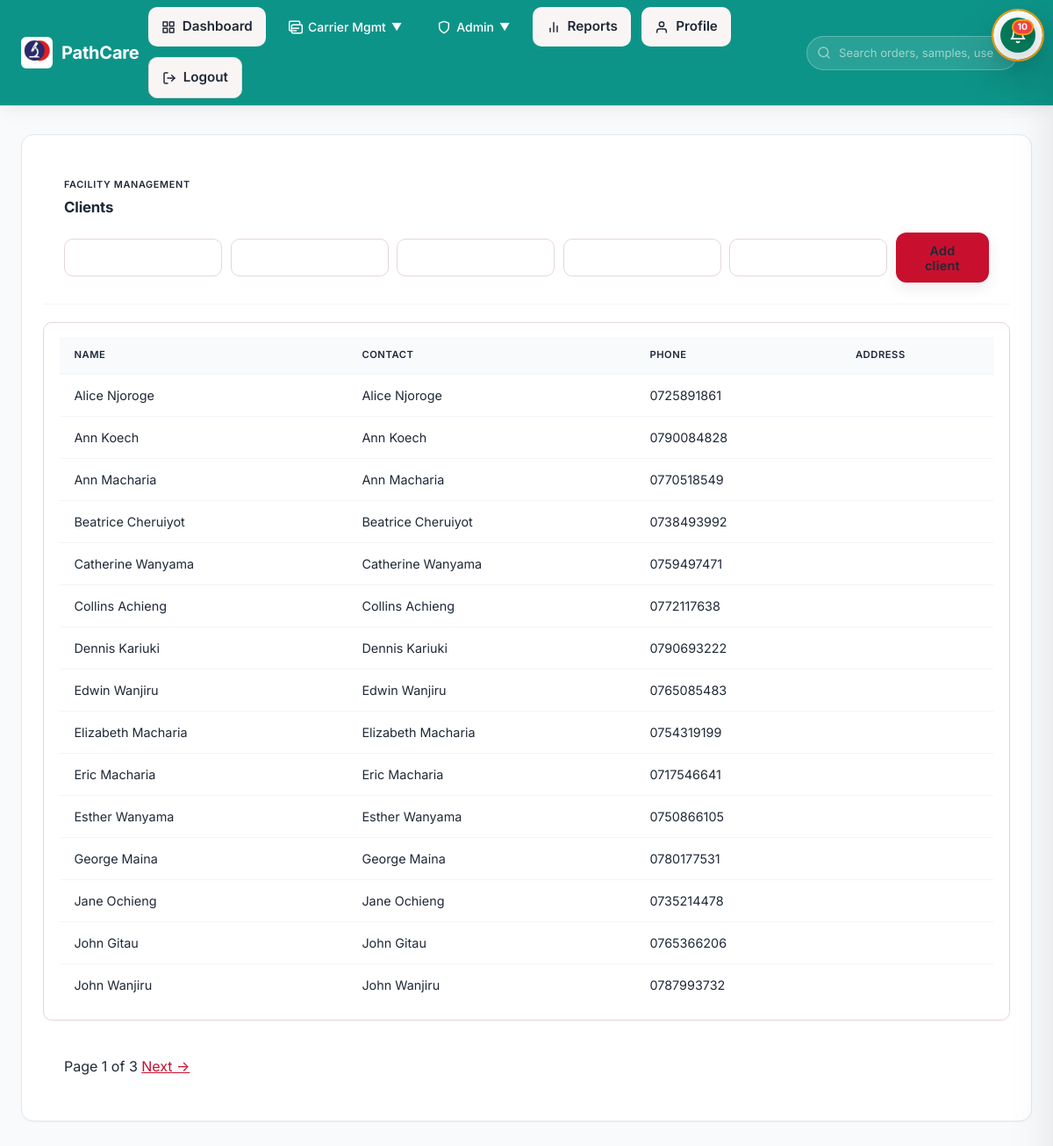
Screenshot of /clients/ (signed in) with the database file from the repository.
### tracking/models.py (models this page shows, shortened)
class Client(models.Model):
    id = models.UUIDField(primary_key=True, default=uuid.uuid4, editable=False)
    name = models.CharField(max_length=255)
    contact_name = models.CharField(max_length=255, blank=True)
    contact_phone = models.CharField(max_length=32)
    contact_email = models.EmailField(blank=True)
    address = models.CharField(max_length=255)
    latitude = models.FloatField(null=True, blank=True)
    longitude = models.FloatField(null=True, blank=True)
    default_facility = models.ForeignKey(
        'core.Facility',
        on_delete=models.SET_NULL,
        null=True,
        blank=True,
        related_name='clients',
        help_text="Default facility for this client's pickups"
    )
    is_active = models.BooleanField(default=True)
    created_at = models.DateTimeField(auto_now_add=True)

### tracking/views.py (the view)
# urls.py: path("clients/", views.client_list, name="client_list"),
@role_required("super_admin", "dispatcher")
def client_list(request):
    clients = Client.objects.filter(is_active=True).order_by("name")
    page = request.GET.get("page", 1)
    paginator = Paginator(clients, 15)
    clients = paginator.get_page(page)
    query_params = request.GET.copy()
    if "page" in query_params:
        del query_params["page"]
    return render(request, "tracking/client_list.html", {
        "clients": clients,
        "form": ClientForm(),
        "page_obj": clients,
        "querystring": query_params.urlencode(),
    })

### tracking/forms.py
class ClientForm(forms.ModelForm):
    class Meta:
        model = Client
        fields = ["name", "contact_name", "contact_phone", "contact_email", "address"]

### tracking/context_processors.py (called while the page is built)
def notifications(request):
    if not request.user.is_authenticated:
        return {}
    try:
        unread = Notification.objects.filter(user=request.user, is_read=False).count()
        recent = Notification.objects.filter(user=request.user).order_by("-created_at")[:10]
        return {"notifications_unread_count": unread, "notifications_list": recent}
    except Exception:
        return {}

### tracking/templates/tracking/client_list.html (shortened to what this page needs)
{% extends "tracking/base.html" %}
{% block content %}
<section class="panel">
  <div class="panel-header">
    <div>
      <p class="eyebrow">Facility management</p>
      <h2>Clients</h2>
    </div>
    <form method="post" action="{% url 'tracking:client_create' %}" class="inline-form">
      {{ form.name }}
      {{ form.contact_name }}
      {{ form.contact_phone }}
      {{ form.contact_email }}
      {{ form.address }}
      <button class="button primary" type="submit">Add client</button>
    </form>
  </div>
  {% if clients %}
    <div class="table-card">
      <table>
        <thead><tr><th>Name</th><th>Contact</th><th>Phone</th><th>Address</th></tr></thead>
        <tbody>
          {% for client in clients %}
            <tr>
              <td>{{ client.name }}</td>
              <td>{{ client.contact_name }}</td>
              <td>{{ client.contact_phone }}</td>
              <td>{{ client.address }}</td>
            </tr>
          {% endfor %}
        </tbody>
      </table>
    </div>
    {% if page_obj.has_other_pages %}
      <div class="pagination">
        <span>Page {{ page_obj.number }} of {{ page_obj.paginator.num_pages }}</span>
        {% if page_obj.has_next %}
          <a href="?{% if querystring %}{{ querystring }}&{% endif %}page={{ page_obj.next_page_number }}">Next →</a>
        {% endif %}
      </div>
    {% endif %}
  {% else %}
    <p class="empty-state">No clients yet.</p>
  {% endif %}
</section>
{% endblock %}

### tracking/templates/tracking/base.html (style rules this page uses)
:root { --color-primary: #0d9488; --color-primary-hover: #0f766e; --color-primary-soft: #f0fdfa; --color-primary-border: #99f6e4; --color-primary-ink: #115e59; --color-surface: #ffffff; --color-surface-alt: #f8fafc; --color-surface-raised: #ffffff; --color-text: #0f172a; --color-text-secondary: #475569; --color-text-muted: #94a3b8; --color-border: #e2e8f0; --color-border-light: #f1f5f9; --color-danger: #ef4444; --color-danger-soft: #fef2f2; --color-warning: #f59e0b; --color-warning-soft: #fffbeb; --color-success: #10b981; --color-success-soft: #ecfdf5; --color-info: #3b82f6; --color-info-soft: #eff6ff; --space-xs: 4px; --space-sm: 8px; --space-md: 16px; --space-lg: 24px; --space-xl: 32px; --space-2xl: 48px; --radius-sm: 6px; --radius-md: 10px; --radius-lg: 14px; --radius-xl: 20px; --radius-full: 9999px; --shadow-sm: 0 1px 2px rgba(0,0,0,.04); --shadow-md: 0 4px 12px rgba(0,0,0,.06); --shadow-lg: 0 12px 32px rgba(0,0,0,.08); --shadow-xl: 0 24px 48px rgba(0,0,0,.10); --shadow-nav: 0 2px 20px rgba(0,0,0,.08); --ease-out: cubic-bezier(0.16, 1, 0.3, 1); --ease-in-out: cubic-bezier(0.65, 0, 0.35, 1); --duration-fast: 150ms; --duration-normal: 250ms; --duration-slow: 400ms; --font-sans: 'Inter', system-ui, -apple-system, sans-serif; }
*, *::before, *::after { margin: 0; padding: 0; box-sizing: border-box; }
html { font-family: var(--font-sans); -webkit-font-smoothing: antialiased; -moz-osx-font-smoothing: grayscale; -webkit-tap-highlight-color: transparent; scroll-behavior: smooth; scroll-padding-top: 80px; }
body { background: var(--color-surface-alt); color: var(--color-text); line-height: 1.6; min-height: 100vh; min-height: 100dvh; overflow-x: hidden; max-width: 100vw; }
*, *::before, *::after { min-width: 0; }
.panel { background: var(--color-surface); border: 1px solid var(--color-border); border-radius: var(--radius-lg); box-shadow: var(--shadow-sm); margin-bottom: var(--space-lg); overflow: hidden; }
.panel-header { display: flex; align-items: flex-start; justify-content: space-between; gap: var(--space-md); padding: var(--space-lg); border-bottom: 1px solid var(--color-border-light); flex-wrap: wrap; }
.panel-header .eyebrow { font-size: .68rem; font-weight: 600; text-transform: uppercase; letter-spacing: .06em; color: var(--color-text-muted); margin-bottom: 3px; }
.panel-header h2 { font-size: 1.05rem; font-weight: 700; letter-spacing: -0.01em; margin: 0; }
.panel > *:not(.panel-header):not(.table-card):not(.user-form) { padding: var(--space-lg); }
.table-card { overflow-x: auto; -webkit-overflow-scrolling: touch; }
.table-card table { width: 100%; border-collapse: collapse; font-size: .85rem; }
.table-card thead th { text-align: left; padding: 12px 16px; font-size: .7rem; font-weight: 600; text-transform: uppercase; letter-spacing: .05em; color: var(--color-text-muted); border-bottom: 1px solid var(--color-border-light); white-space: nowrap; background: var(--color-surface-alt); }
.table-card tbody td { padding: 12px 16px; border-bottom: 1px solid var(--color-border-light); color: var(--color-text); vertical-align: middle; }
.table-card tbody tr:last-child td { border-bottom: none; }

### rows the page displays
Client: name "Alice Njoroge", contact_name "Alice Njoroge", contact_phone "0725891861"
Client: name "Ann Koech", contact_name "Ann Koech", contact_phone "0790084828"
Client: name "Ann Macharia", contact_name "Ann Macharia", contact_phone "0770518549"
Client: name "Beatrice Cheruiyot", contact_name "Beatrice Cheruiyot", contact_phone "0738493992"
Client: name "Catherine Wanyama", contact_name "Catherine Wanyama", contact_phone "0759497471"
Client: name "Collins Achieng", contact_name "Collins Achieng", contact_phone "0772117638"
Client: name "Dennis Kariuki", contact_name "Dennis Kariuki", contact_phone "0790693222"
Client: name "Edwin Wanjiru", contact_name "Edwin Wanjiru", contact_phone "0765085483"
Client: name "Elizabeth Macharia", contact_name "Elizabeth Macharia", contact_phone "0754319199"
Client: name "Eric Macharia", contact_name "Eric Macharia", contact_phone "0717546641"
Client: name "Esther Wanyama", contact_name "Esther Wanyama", contact_phone "0750866105"
Client: name "George Maina", contact_name "George Maina", contact_phone "0780177531"
Client: name "Jane Ochieng", contact_name "Jane Ochieng", contact_phone "0735214478"
Client: name "John Gitau", contact_name "John Gitau", contact_phone "0765366206"
Client: name "John Wanjiru", contact_name "John Wanjiru", contact_phone "0787993732"

### other values shown
{{ notifications_unread_count }} "10"
{{ page_obj.number }} "1"
{{ page_obj.paginator.num_pages }} "3"
